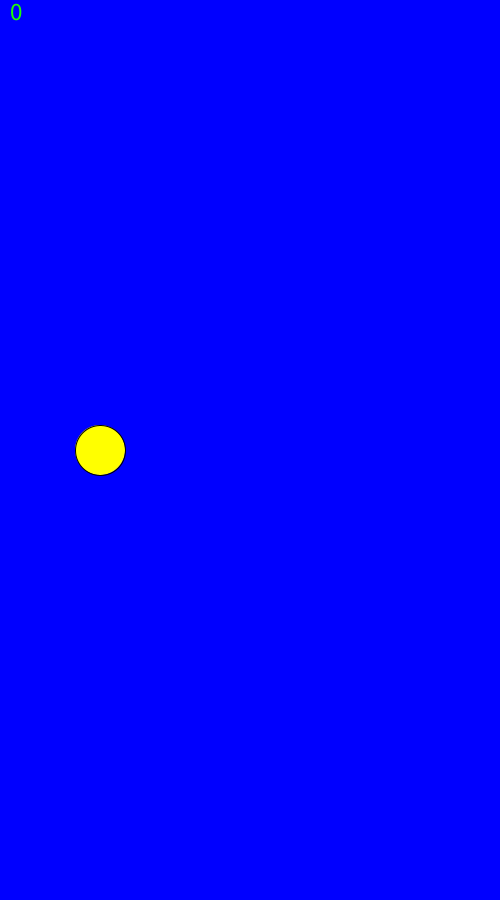
Frame 1 (no input)
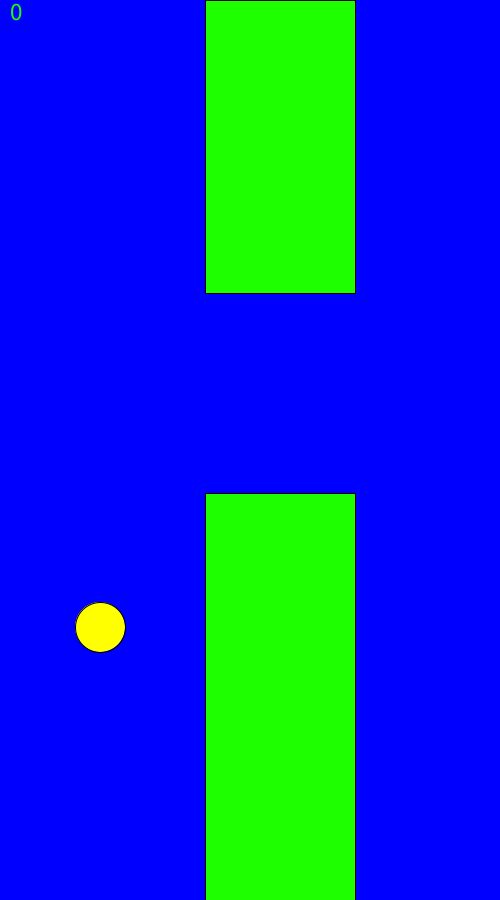
Frame 60 (the mouse pressed at the canvas centre just before this capture)
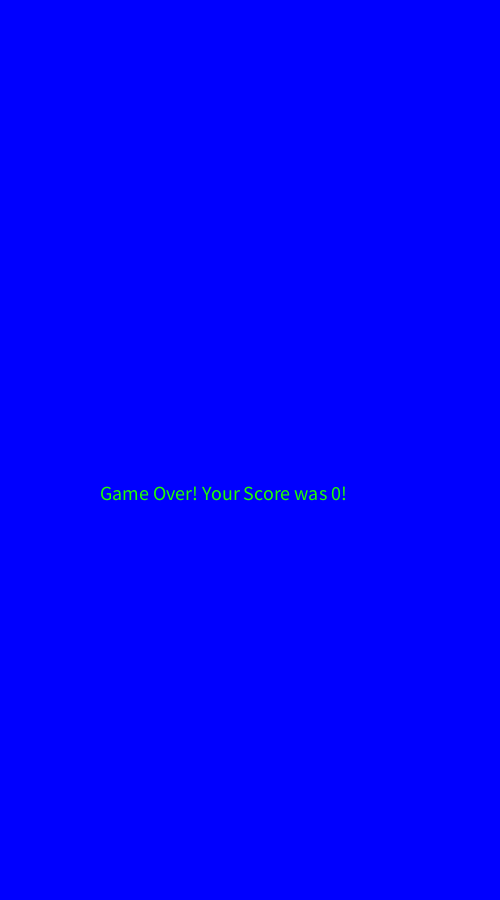
Frame 120 (the mouse held since frame 60 and released just before this capture)

The Processing sketch that drew these frames (run headless with seeded random() and noise(); from frame 60 on, the mouse is pressed at the canvas centre):

// Processing sketch: Flappy_Bird
// ── Flappy_Bird.pde
int pipeGap = 200;
int x = 100;
  int y = 450;
  int X = 500;
  int upperPipeHeight = (int) random(100, 400);
  int birdYVelocity = 85;
  int gravity = 3;
  int lowerY = upperPipeHeight + pipeGap;
  int xPOsition = 10;
  int yPOsition = 20;
  int score = 0;

  boolean intersectsPipes() { 
         if (y < upperPipeHeight && x > X && x < (X+150)){
            return true; }
        else if (y>lowerY && x > X && x < (X+150)) {
            return true; }
        else { return false; }
        
  }
  void setup() {
    size(500, 900);
  }

  void draw() { 
    if(intersectsPipes() == true){
   background(0, 0, 255);
   textSize(20);
  text("Game Over! Your Score was " + score + "!" , 100, 500);
}
   else{
    background(0, 0, 255);
  fill(255, 255, 0);
  stroke(0, 0, 0);
  ellipse(x, y, 50, 50);
  y = y + gravity;
  fill(30, 255, 0);
  rect(X, 0, 150, upperPipeHeight);
    fill(30, 255, 0);
  rect(X, lowerY, 150, 900 - lowerY);
  X = X - 5;
  teleportPipes();
  if(X == 20 && intersectsPipes() == false){
  score = score + 1;
  }
  textSize(25);
  text(score, xPOsition, yPOsition); 
 }
  }
  void mousePressed() {
  y = y - birdYVelocity;
  }
  
  void teleportPipes() {
   if(X < -151){
     X = 505; 
       upperPipeHeight = (int) random(100, 500);
lowerY = upperPipeHeight + pipeGap;
   }
  }
